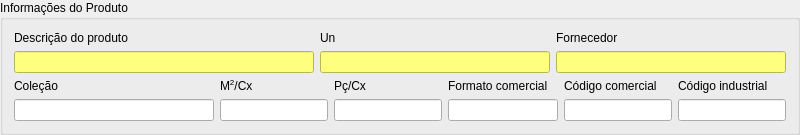
           <widget class="QGroupBox" name="groupBox_7">
            <property name="sizePolicy">
             <sizepolicy hsizetype="Preferred" vsizetype="Preferred">
              <horstretch>0</horstretch>
              <verstretch>0</verstretch>
             </sizepolicy>
            </property>
            <property name="maximumSize">
             <size>
              <width>16777215</width>
              <height>16777215</height>
             </size>
            </property>
            <property name="title">
             <string>Informações do Produto</string>
            </property>
            <layout class="QVBoxLayout" name="verticalLayout_3">
             <item>
              <layout class="QGridLayout" name="gridLayout">
               <item row="3" column="2">
                <widget class="ItemBox" name="itemBoxFornecedor">
                 <property name="sizePolicy">
                  <sizepolicy hsizetype="Preferred" vsizetype="Preferred">
                   <horstretch>0</horstretch>
                   <verstretch>0</verstretch>
                  </sizepolicy>
                 </property>
                 <property name="maximumSize">
                  <size>
                   <width>16777215</width>
                   <height>16777215</height>
                  </size>
                 </property>
                 <property name="toolTip">
                  <string>&lt;html&gt;&lt;head/&gt;&lt;body&gt;&lt;p&gt;Unidade de produtos &lt;span style=&quot; font-weight:600;&quot;&gt;em estoque.&lt;/span&gt;&lt;/p&gt;&lt;/body&gt;&lt;/html&gt;</string>
                 </property>
                 <property name="whatsThis">
                  <string/>
                 </property>
                 <property name="styleSheet">
                  <string notr="true">background-color: rgb(255, 255, 127);</string>
                 </property>
                </widget>
               </item>
               <item row="1" column="2">
                <widget class="QLabel" name="label_12">
                 <property name="sizePolicy">
                  <sizepolicy hsizetype="Preferred" vsizetype="Preferred">
                   <horstretch>0</horstretch>
                   <verstretch>0</verstretch>
                  </sizepolicy>
                 </property>
                 <property name="maximumSize">
                  <size>
                   <width>16777215</width>
                   <height>16777215</height>
                  </size>
                 </property>
                 <property name="text">
                  <string>Fornecedor</string>
                 </property>
                </widget>
               </item>
               <item row="1" column="1">
                <widget class="QLabel" name="label_3">
                 <property name="sizePolicy">
                  <sizepolicy hsizetype="Preferred" vsizetype="Preferred">
                   <horstretch>0</horstretch>
                   <verstretch>0</verstretch>
                  </sizepolicy>
                 </property>
                 <property name="maximumSize">
                  <size>
                   <width>16777215</width>
                   <height>16777215</height>
                  </size>
                 </property>
                 <property name="text">
                  <string>Un</string>
                 </property>
                 <property name="buddy">
                  <cstring>lineEditUn</cstring>
                 </property>
                </widget>
               </item>
               <item row="3" column="0">
                <widget class="QLineEdit" name="lineEditDescricao">
                 <property name="sizePolicy">
                  <sizepolicy hsizetype="Preferred" vsizetype="Preferred">
                   <horstretch>0</horstretch>
                   <verstretch>0</verstretch>
                  </sizepolicy>
                 </property>
                 <property name="minimumSize">
                  <size>
                   <width>300</width>
                   <height>0</height>
                  </size>
                 </property>
                 <property name="maximumSize">
                  <size>
                   <width>16777215</width>
                   <height>16777215</height>
                  </size>
                 </property>
                 <property name="toolTip">
                  <string>&lt;html&gt;&lt;head/&gt;&lt;body&gt;&lt;p&gt;Descrição do produto, exemplo:&lt;/p&gt;&lt;p&gt;&lt;br/&gt;&lt;/p&gt;&lt;table border=&quot;0&quot; style=&quot; margin-top:0px; margin-bottom:0px; margin-left:0px; margin-right:0px;&quot; cellspacing=&quot;2&quot; cellpadding=&quot;0&quot;&gt;&lt;tr&gt;&lt;td width=&quot;299&quot;&gt;&lt;p&gt;RP TRAVERTINO NATURAL WH&lt;/p&gt;&lt;/td&gt;&lt;/tr&gt;&lt;/table&gt;&lt;/body&gt;&lt;/html&gt;</string>
                 </property>
                 <property name="whatsThis">
                  <string/>
                 </property>
                 <property name="styleSheet">
                  <string notr="true">background-color: rgb(255, 255, 127);</string>
                 </property>
                 <property name="clearButtonEnabled">
                  <bool>true</bool>
                 </property>
                </widget>
               </item>
               <item row="3" column="1">
                <widget class="QLineEdit" name="lineEditUn">
                 <property name="sizePolicy">
                  <sizepolicy hsizetype="Preferred" vsizetype="Preferred">
                   <horstretch>0</horstretch>
                   <verstretch>0</verstretch>
                  </sizepolicy>
                 </property>
                 <property name="maximumSize">
                  <size>
                   <width>16777215</width>
                   <height>16777215</height>
                  </size>
                 </property>
                 <property name="toolTip">
                  <string>&lt;html&gt;&lt;head/&gt;&lt;body&gt;&lt;p&gt;Unidade de produtos &lt;span style=&quot; font-weight:600;&quot;&gt;em estoque.&lt;/span&gt;&lt;/p&gt;&lt;/body&gt;&lt;/html&gt;</string>
                 </property>
                 <property name="whatsThis">
                  <string/>
                 </property>
                 <property name="styleSheet">
                  <string notr="true">background-color: rgb(255, 255, 127);</string>
                 </property>
                </widget>
               </item>
               <item row="1" column="0">
                <widget class="QLabel" name="label_2">
                 <property name="sizePolicy">
                  <sizepolicy hsizetype="Preferred" vsizetype="Preferred">
                   <horstretch>0</horstretch>
                   <verstretch>0</verstretch>
                  </sizepolicy>
                 </property>
                 <property name="maximumSize">
                  <size>
                   <width>16777215</width>
                   <height>16777215</height>
                  </size>
                 </property>
                 <property name="text">
                  <string>Descrição do produto</string>
                 </property>
                 <property name="buddy">
                  <cstring>lineEditDescricao</cstring>
                 </property>
                </widget>
               </item>
              </layout>
             </item>
             <item>
              <layout class="QGridLayout" name="gridLayout_7">
               <item row="0" column="0">
                <widget class="QLabel" name="label_5">
                 <property name="sizePolicy">
                  <sizepolicy hsizetype="Preferred" vsizetype="Preferred">
                   <horstretch>0</horstretch>
                   <verstretch>0</verstretch>
                  </sizepolicy>
                 </property>
                 <property name="maximumSize">
                  <size>
                   <width>16777215</width>
                   <height>16777215</height>
                  </size>
                 </property>
                 <property name="text">
                  <string>Coleção</string>
                 </property>
                 <property name="buddy">
                  <cstring>lineEditColecao</cstring>
                 </property>
                </widget>
               </item>
               <item row="0" column="3">
                <widget class="QLabel" name="label_7">
                 <property name="sizePolicy">
                  <sizepolicy hsizetype="Preferred" vsizetype="Preferred">
                   <horstretch>0</horstretch>
                   <verstretch>0</verstretch>
                  </sizepolicy>
                 </property>
                 <property name="maximumSize">
                  <size>
                   <width>16777215</width>
                   <height>16777215</height>
                  </size>
                 </property>
                 <property name="text">
                  <string>Formato comercial</string>
                 </property>
                 <property name="buddy">
                  <cstring>lineEditFormComer</cstring>
                 </property>
                </widget>
               </item>
               <item row="0" column="4">
                <widget class="QLabel" name="label_10">
                 <property name="sizePolicy">
                  <sizepolicy hsizetype="Preferred" vsizetype="Preferred">
                   <horstretch>0</horstretch>
                   <verstretch>0</verstretch>
                  </sizepolicy>
                 </property>
                 <property name="maximumSize">
                  <size>
                   <width>16777215</width>
                   <height>16777215</height>
                  </size>
                 </property>
                 <property name="text">
                  <string>Código comercial</string>
                 </property>
                 <property name="buddy">
                  <cstring>lineEditCodComer</cstring>
                 </property>
                </widget>
               </item>
               <item row="0" column="1">
                <widget class="QLabel" name="label_8">
                 <property name="sizePolicy">
                  <sizepolicy hsizetype="Preferred" vsizetype="Preferred">
                   <horstretch>0</horstretch>
                   <verstretch>0</verstretch>
                  </sizepolicy>
                 </property>
                 <property name="maximumSize">
                  <size>
                   <width>16777215</width>
                   <height>16777215</height>
                  </size>
                 </property>
                 <property name="text">
                  <string>&lt;html&gt;&lt;head/&gt;&lt;body&gt;&lt;p&gt;M&lt;span style=&quot; vertical-align:super;&quot;&gt;2&lt;/span&gt;/Cx&lt;/p&gt;&lt;/body&gt;&lt;/html&gt;</string>
                 </property>
                 <property name="buddy">
                  <cstring>lineEditM2Cx</cstring>
                 </property>
                </widget>
               </item>
               <item row="1" column="5">
                <widget class="QLineEdit" name="lineEditCodInd">
                 <property name="sizePolicy">
                  <sizepolicy hsizetype="Preferred" vsizetype="Preferred">
                   <horstretch>0</horstretch>
                   <verstretch>0</verstretch>
                  </sizepolicy>
                 </property>
                 <property name="minimumSize">
                  <size>
                   <width>100</width>
                   <height>0</height>
                  </size>
                 </property>
                 <property name="maximumSize">
                  <size>
                   <width>16777215</width>
                   <height>16777215</height>
                  </size>
                 </property>
                </widget>
               </item>
               <item row="1" column="2">
                <widget class="QLineEdit" name="lineEditPcCx">
                 <property name="sizePolicy">
                  <sizepolicy hsizetype="Preferred" vsizetype="Preferred">
                   <horstretch>0</horstretch>
                   <verstretch>0</verstretch>
                  </sizepolicy>
                 </property>
                 <property name="minimumSize">
                  <size>
                   <width>50</width>
                   <height>0</height>
                  </size>
                 </property>
                 <property name="maximumSize">
                  <size>
                   <width>16777215</width>
                   <height>16777215</height>
                  </size>
                 </property>
                 <property name="toolTip">
                  <string>&lt;html&gt;&lt;head/&gt;&lt;body&gt;&lt;p&gt;Peças por caixa&lt;/p&gt;&lt;/body&gt;&lt;/html&gt;</string>
                 </property>
                 <property name="alignment">
                  <set>Qt::AlignRight|Qt::AlignTrailing|Qt::AlignVCenter</set>
                 </property>
                </widget>
               </item>
               <item row="1" column="3">
                <widget class="QLineEdit" name="lineEditFormComer">
                 <property name="sizePolicy">
                  <sizepolicy hsizetype="Preferred" vsizetype="Preferred">
                   <horstretch>0</horstretch>
                   <verstretch>0</verstretch>
                  </sizepolicy>
                 </property>
                 <property name="minimumSize">
                  <size>
                   <width>110</width>
                   <height>0</height>
                  </size>
                 </property>
                 <property name="maximumSize">
                  <size>
                   <width>16777215</width>
                   <height>16777215</height>
                  </size>
                 </property>
                </widget>
               </item>
               <item row="1" column="1">
                <widget class="LineEditDecimal" name="lineEditM2Cx">
                 <property name="sizePolicy">
                  <sizepolicy hsizetype="Preferred" vsizetype="Preferred">
                   <horstretch>0</horstretch>
                   <verstretch>0</verstretch>
                  </sizepolicy>
                 </property>
                 <property name="minimumSize">
                  <size>
                   <width>50</width>
                   <height>0</height>
                  </size>
                 </property>
                 <property name="maximumSize">
                  <size>
                   <width>16777215</width>
                   <height>16777215</height>
                  </size>
                 </property>
                 <property name="toolTip">
                  <string>&lt;html&gt;&lt;head/&gt;&lt;body&gt;&lt;p&gt;M² por Caixa&lt;/p&gt;&lt;/body&gt;&lt;/html&gt;</string>
                 </property>
                 <property name="layoutDirection">
                  <enum>Qt::RightToLeft</enum>
                 </property>
                </widget>
               </item>
               <item row="1" column="4">
                <widget class="QLineEdit" name="lineEditCodComer">
                 <property name="sizePolicy">
                  <sizepolicy hsizetype="Preferred" vsizetype="Preferred">
                   <horstretch>0</horstretch>
                   <verstretch>0</verstretch>
                  </sizepolicy>
                 </property>
                 <property name="minimumSize">
                  <size>
                   <width>105</width>
                   <height>0</height>
                  </size>
                 </property>
                 <property name="maximumSize">
                  <size>
                   <width>16777215</width>
                   <height>16777215</height>
                  </size>
                 </property>
                </widget>
               </item>
               <item row="0" column="2">
                <widget class="QLabel" name="label_9">
                 <property name="sizePolicy">
                  <sizepolicy hsizetype="Preferred" vsizetype="Preferred">
                   <horstretch>0</horstretch>
                   <verstretch>0</verstretch>
                  </sizepolicy>
                 </property>
                 <property name="maximumSize">
                  <size>
                   <width>16777215</width>
                   <height>16777215</height>
                  </size>
                 </property>
                 <property name="text">
                  <string>Pç/Cx</string>
                 </property>
                 <property name="buddy">
                  <cstring>lineEditPcCx</cstring>
                 </property>
                </widget>
               </item>
               <item row="0" column="5">
                <widget class="QLabel" name="label_6">
                 <property name="sizePolicy">
                  <sizepolicy hsizetype="Preferred" vsizetype="Preferred">
                   <horstretch>0</horstretch>
                   <verstretch>0</verstretch>
                  </sizepolicy>
                 </property>
                 <property name="maximumSize">
                  <size>
                   <width>16777215</width>
                   <height>16777215</height>
                  </size>
                 </property>
                 <property name="text">
                  <string>Código industrial</string>
                 </property>
                 <property name="buddy">
                  <cstring>lineEditCodInd</cstring>
                 </property>
                </widget>
               </item>
               <item row="1" column="0">
                <widget class="QLineEdit" name="lineEditColecao">
                 <property name="sizePolicy">
                  <sizepolicy hsizetype="Preferred" vsizetype="Preferred">
                   <horstretch>0</horstretch>
                   <verstretch>0</verstretch>
                  </sizepolicy>
                 </property>
                 <property name="minimumSize">
                  <size>
                   <width>200</width>
                   <height>0</height>
                  </size>
                 </property>
                 <property name="maximumSize">
                  <size>
                   <width>16777215</width>
                   <height>16777215</height>
                  </size>
                 </property>
                 <property name="toolTip">
                  <string>&lt;html&gt;&lt;head/&gt;&lt;body&gt;&lt;p&gt;Coleção à que a peça pertence, exemplo:&lt;/p&gt;&lt;p&gt;O produto CABERNET HD GR HARD pertence à coleção CABERNET HD&lt;/p&gt;&lt;/body&gt;&lt;/html&gt;</string>
                 </property>
                 <property name="whatsThis">
                  <string/>
                 </property>
                 <property name="styleSheet">
                  <string notr="true"/>
                 </property>
                 <property name="clearButtonEnabled">
                  <bool>true</bool>
                 </property>
                </widget>
               </item>
              </layout>
             </item>
            </layout>
           </widget>
